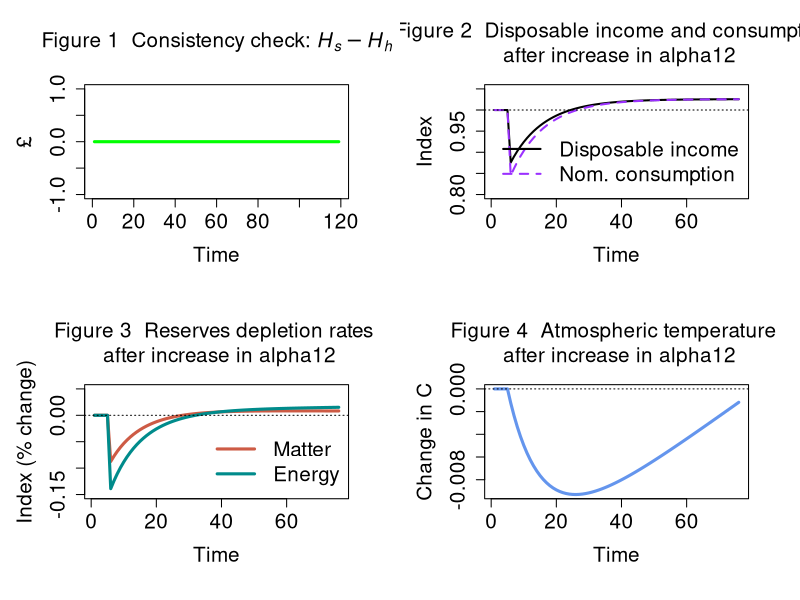

Write the R code that produced this figure.
# IO-SFC MODEL (BASED ON MODEL PC) + ECOSYSTEM + EXPERIMENT

# Created by Marco Veronese Passarella

# Version: 25 June 2024; revised: 25 June 2024

### PREPARE THE ENVIRONMENT ################################################################################

#Clear Environment
rm(list=ls(all=TRUE))

#Clear Plots
if(!is.null(dev.list())) dev.off()

#Clear Console
cat("\014")

#Set directory/folder
#setwd("C:/Users/...")

#set number of periods
nPeriods = 120

#Set number of scenarios
nScenarios = 2 

#Set number of industries ***
nIndustries = 2

### SET THE COEFFICIENTS (EXOGENOUS VARIABLES AND PARAMETERS) ################################################################################

alpha10 = 0.8 #Autonomous component of propensity to consume out of income
alpha11 = 8 #Interest rate elasticity of propensity to consume out of income (minus sign)
alpha2 = 0.4 #Propensity to consume out of wealth
w = 0.4 #Uniform wage rate
mu = 0.875 #Uniform mark-up
pr1 = 1 #Labour productivity in industry 1
pr2 = 1 #Labour productivity in industry 2
lambda0 = 0.635 #Autonomous share of bills
lambda1 = 5 #Elasticity of bills demand to interest rate
lambda2 = 0.01 #Elasticity of bills demand to yd/v
theta = 0.2 #Tax rate on income
r_bar=matrix(data=0.025,nrow=nScenarios,ncol=nPeriods) #Interest rate as policy instrument
beta1_c_bar = 0.50 #Household consumption share of product 1
beta2_c_bar = 0.50 #Household consumption share of product 2
beta1_g_bar = 0.48 #Government consumption share of product 1
beta2_g_bar = 0.52 #Government consumption share of product 2
a11 = 0.11 #Quantity of product 1 necessary to produce one unit of product 1
a12 = 0.12 #Quantity of product 1 necessary to produce one unit of product 2
a21 = 0.21 #Quantity of product 2 necessary to produce one unit of product 1
a22 = 0.22 #Quantity of product 2 necessary to produce one unit of product 2

#Tip: try 0.12, 0.12, 0.20, 0.20 for unit prices

### CREATE VARIABLES AND ATTRIBUTE INITIAL VALUES ################################################################################

#Use 'array' function to create 3-dimension variables
x=array(data=0,dim=c(nScenarios,nPeriods,nIndustries)) #Gross output by industry (real)
d=array(data=0,dim=c(nScenarios,nPeriods,nIndustries)) #Demand by industry (real)
beta_c=array(data=0,dim=c(nScenarios,nPeriods,nIndustries)) #Real consumption composition
beta_g=array(data=0,dim=c(nScenarios,nPeriods,nIndustries)) #Real government expenditure composition
p=array(data=1,dim=c(nScenarios,nPeriods,nIndustries)) #Unit prices

#Create matrix of coefficients
A=matrix(data=0,nrow=nIndustries,ncol=nIndustries) #2D matrix of technical coefficients
I = diag(x=1, nrow=nIndustries, ncol=nIndustries) #2D diagonal matrix
A4=array(data=0,dim=c(nScenarios,nPeriods,nIndustries,nIndustries)) #4D matrix of technical coefficients

#Other 2-dimension variables
alpha1=matrix(data=alpha10-alpha11*r_bar,nrow=nScenarios,ncol=nPeriods) #Propensity to consume out of income
b_cb=matrix(data=0,nrow=nScenarios,ncol=nPeriods) #Government bills held by Central Bank
b_h=matrix(data=0,nrow=nScenarios,ncol=nPeriods) #Government bills held by households
b_s=matrix(data=0,nrow=nScenarios,ncol=nPeriods) #Government bills supplied by government
h_h=matrix(data=0,nrow=nScenarios,ncol=nPeriods) #Cash money held by households
h_s=matrix(data=0,nrow=nScenarios,ncol=nPeriods) #Cash money supplied by central bank
r=matrix(data=r_bar,nrow=nScenarios,ncol=nPeriods) #Interest rate on government bills
t=matrix(data=0,nrow=nScenarios,ncol=nPeriods) #Taxes
v=matrix(data=0,nrow=nScenarios,ncol=nPeriods) #Households wealth
yd=matrix(data=0,nrow=nScenarios,ncol=nPeriods) #Disposable income of households
cons=matrix(data=0,nrow=nScenarios,ncol=nPeriods) #Consumption (real)
g=matrix(data=20,nrow=nScenarios,ncol=nPeriods) #Government expenditure (real)
y=matrix(data=0,nrow=nScenarios,ncol=nPeriods) #Value of net output (GDP)
p_c=matrix(data=1,nrow=nScenarios,ncol=nPeriods) #Average price for the consumers
p_g=matrix(data=1,nrow=nScenarios,ncol=nPeriods) #Average price for the government
infl=matrix(data=1,nrow=nScenarios,ncol=nPeriods) #Inflation tax (see Godley and Lavoie, 9.2.4 and 9.3.1)

### Ecosystem variables and coefficients ################################################################################

#Variables
x_mat = matrix(data=0,nrow=nScenarios,ncol=nPeriods) #Production of material goods 
mat = matrix(data=0,nrow=nScenarios,ncol=nPeriods) #Extracted matter  
rec = matrix(data=0,nrow=nScenarios,ncol=nPeriods) #Recycled socio-economic stock  
dis = matrix(data=0,nrow=nScenarios,ncol=nPeriods) #Discarded socioeconomic stock            
kh = matrix(data=0,nrow=nScenarios,ncol=nPeriods) #Socio-economic stock       
en = matrix(data=0,nrow=nScenarios,ncol=nPeriods) #Total energy required for production
ren = matrix(data=0,nrow=nScenarios,ncol=nPeriods) #Renewable energy
nen = matrix(data=0,nrow=nScenarios,ncol=nPeriods) #Non-renewable energy                         
co2_cum = matrix(data=0,nrow=nScenarios,ncol=nPeriods) #Cumulative emissions
wa = matrix(data=0,nrow=nScenarios,ncol=nPeriods) #Waste by industry
temp = matrix(data=0,nrow=nScenarios,ncol=nPeriods) #Atmospheric temperature 
k_m=matrix(data=6000,nrow=nScenarios,ncol=nPeriods) #Matter reserves
conv_m=matrix(data=0,nrow=nScenarios,ncol=nPeriods) #Conversion of matter resources into reserves
res_m=matrix(data=388889,nrow=nScenarios,ncol=nPeriods) #Matter resources
k_e=matrix(data=37000,nrow=nScenarios,ncol=nPeriods) #Energy reserves
conv_e=matrix(data=0,nrow=nScenarios,ncol=nPeriods) #Conversion of energy resources into reserves
res_e=matrix(data=542000,nrow=nScenarios,ncol=nPeriods) #Energy resources
dc = array(data=0,dim=c(nScenarios,nPeriods,nIndustries)) #Stock of durable goods by industry/product
emis = matrix(data=0,nrow=nScenarios,ncol=nPeriods) #Annual emissions by industry
cen=matrix(data=0,nrow=nScenarios,ncol=nPeriods) #Carbon mass of energy
o2= matrix(data=emis-cen,nrow=nScenarios,ncol=nPeriods) #Mass of oxygen 

#Coefficients
rho_dis = 0.2 #Recycling rate
beta_e = 0.07 #CO2 intensity of non-renewable energy sources
tcre=0.0001 #Transient climate response to cumulative carbon emissions
fnc=0.5 #Non-CO2 fraction of total anthropocentric forcing
sigma_m=0.0005 #Conversion rate of matter resources into reserves
car=3.67 #Coefficient converting Gt of carbon into Gt of CO2
sigma_e=0.003 #Conversion rate of energy resources into reserves
mu_mat = matrix(data=c(0.4,0.6),nrow=nIndustries,ncol=1) #Material intensity coefficients by industry
zeta_dc = matrix(data=c(0.015,0.025),nrow=nIndustries,ncol=1) #Percentages of discarded socio-economic stock by industry
eps_en = matrix(data=c(4,6),nrow=nIndustries,ncol=1) #Energy intensity coefficients by industry                                          
eta_en = matrix(data=c(0.13,0.15),nrow=nIndustries,ncol=1) #Shares of renewable energy in total energy by industry       
alpha12=matrix(data=4,nrow=nScenarios,ncol=nPeriods) #Temperature elasticity of propensity to consume out of income

### RUN THE MODEL ################################################################################

#DEFINE THE LOOPS

#Choose scenario
for (j in 1:nScenarios){
  
  #Define time loop
  for (i in 2:nPeriods){
    
    #Define iterations
    for (iterations in 1:100){
      
      
      #ADD ALTERNATIVE SCENARIOS  
      
      #Shock 1: higher temperature elasticity of propensity to consume out of income
      if (i>=50 && j==2){alpha12[j,i]=16}
      
      
      #DEFINE THE SYSTEM OF EQUATIONS        
      
      
      ## A) Define the matrix of technical coefficients ####
      
      #4D matrix of technical coefficients
      A4[j,i,,]=c(a11,a21,a12,a22)                   
      
      #2D matrix of technical coefficients
      A = A4[j,i,,]          
      
      
      ## B) Define consumption shares ####
      
      #Household real consumption share of product 1 - eq. 13.1
      beta_c[j,i,1]=beta1_c_bar
      
      #Household real consumption share of product 2 - eq. 13.2
      beta_c[j,i,2]=beta2_c_bar
      
      #Government real consumption share of product 1 - eq. 14.1
      beta_g[j,i,1]=beta1_g_bar
      
      #Government real consumption share of product 2 - eq. 14.2
      beta_g[j,i,2]=beta2_g_bar
      
      
      ## C) Define input-output structure ####
      
      #Real final demand vector by industry - eq. 15
      d[j,i,] = beta_c[j,i,]*cons[j,i] + beta_g[j,i,]*g[j,i]
      
      #Real gross output by industry  - eq. 16
      x[j,i,] = solve(I-A) %*% d[j,i,]
      
      #Value of net output (GDP)  - eq. 1.A
      y[j,i] = t(p[j,i,]) %*% d[j,i,]
      
      
      ## D) Set prices ####
      
      #Set unit price of output of industry 1 - eq. 17.1
      p[j,i,1] = (w/pr1) + (p[j,i,1]*A[1] + p[j,i,2]*A[2])*(1 + mu) 
      
      #Set unit price of output of industry 2 - eq. 17.2  
      p[j,i,2] = (w/pr2) + (p[j,i,1]*A[3] + p[j,i,2]*A[4])*(1 + mu) 
      
      #Average price for the consumers - eq. 18
      p_c[j,i] = t(p[j,i,]) %*% beta_c[j,i,]
      
      #Average price for the government - eq. 19
      p_g[j,i] = t(p[j,i,]) %*% beta_g[j,i,]
      
      
      ## E) Households' behaviour ####
      
      #Disposable income - eq. 2
      yd[j,i] = y[j,i] - t[j,i] + r[j,i-1]*b_h[j,i-1]
      
      #Wealth accumulation - eq. 4 
      v[j,i] = v[j,i-1] + (yd[j,i] - p_c[j,i]*cons[j,i])
      
      #Real consumption function with no monetary illusion - eq. 5.A.1 
      cons[j,i] = alpha1[j,i]*((yd[j,i]/p_c[j,i])-infl[j,i]) + alpha2*v[j,i-1]/p_c[j,i-1]
      
      #Inflation tax for households - eq. 5.A.1
      infl[j,i] = ((p_c[j,i]-p_c[j,i-1])/p_c[j,i-1])*(v[j,i-1]/p_c[j,i])
      
      #Endogenous propensity to consume out of income  - eq. 12
      #alpha1[j,i] = alpha10 - alpha11*r[j,i]
      
      
      ## F) Portfolio equations ####
      
      #Demand for cash money - eq. 6
      h_h[j,i] = v[j,i] - b_h[j,i]
      
      #Demand for government bills - eq. 7
      b_h[j,i] = v[j,i]*(lambda0 + lambda1*r[j,i] - lambda2*(yd[j,i]/v[j,i]))
      
      
      ## G) Government ####
      
      #Tax payments - eq. 3 
      t[j,i] = theta*(y[j,i] + r[j,i-1]*b_h[j,i-1])
      
      #Supply of government bills - eq. 8
      b_s[j,i] = b_s[j,i-1] + ( p_g[j,i]*g[j,i] + r[j,i-1]*b_s[j,i-1]) - (t[j,i] + r[j,i-1]*b_cb[j,i-1])
      
      
      ## H) Central bank ####
      
      #Supply of cash - eq. 9
      h_s[j,i] = h_s[j,i-1] + b_cb[j,i] - b_cb[j,i-1]
      
      #Government bills held by the central bank - eq. 10
      b_cb[j,i] = b_s[j,i] - b_h[j,i]
      
      #Interest rate as policy instrument - eq. 11
      r[j,i] = r_bar[j,i]
      
      
      ## I) Ecosystem ####
      
      #Extraction of matter and waste
      
      #Production of material goods 
      x_mat[j,i] = t(mu_mat[,]) %*% x[j,i,]
      
      #Extraction of matter                                       
      mat[j,i] = x_mat[j,i] - rec[j,i]                                             
      
      #Recycled matter (of socioeconomic stock + industrial waste)
      rec[j,i] = rho_dis*dis[j,i]         
      
      #Discarded socioeconomic stock            
      dis[j,i] = t(mu_mat[,]) %*% (zeta_dc[,] * dc[j,i-1,])
      
      #Stock of durable consumption goods                 
      dc[j,i,] = dc[j,i-1,] + beta_c[j,i,]*cons[j,i] - zeta_dc[,] * dc[j,i-1,]    
      
      #Socioeconomic stock
      kh[j,i] = kh[j,i-1] + x_mat[j,i] - dis[j,i]       
      
      #Wasted socio-economic stock
      wa[j,i] = mat[j,i] - (kh[j,i]-kh[j,i-1])                                                                     
      
      
      #Use of energy, emissions and temperature
      
      #Energy required for production
      en[j,i] = t(eps_en[,]) %*% x[j,i,]                                          
      
      #Renewable energy at the end of the period
      ren[j,i] = t(eps_en[,]) %*% (eta_en[,]*x[j,i,])                         
      
      #Non-renewable energy
      nen[j,i] = en[j,i] - ren[j,i]                                                
      
      #C02 emissions
      emis[j,i] = beta_e*nen[j,i]   
      
      #Cumulative emissions
      co2_cum[j,i] = co2_cum[j,i-1] + emis[j,i]
      
      #Atmospheric temperature 
      temp[j,i] = (1/(1-fnc))*tcre*(co2_cum[j,i])
      
      
      #Resources and reserves  
      
      #Stock of material reserves
      k_m[j,i] = k_m[j,i-1] + conv_m[j,i] - mat[j,i]                      
      
      #Material resources converted to reserves 
      conv_m[j,i] = sigma_m*res_m[j,i]                                    
      
      #Stock of material resources
      res_m[j,i] = res_m[j,i-1] - conv_m[j,i]                            
      
      #Carbon mass of non-renewable energy 
      cen[j,i] = emis[j,i]/car                                            
      
      #Mass of oxygen 
      o2[j,i] = emis[j,i] - cen[j,i]                                      
      
      #Stock of energy reserves
      k_e[j,i] = k_e[j,i-1] + conv_e[j,i] - en[j,i]                       
      
      #Energy resources converted to reserves 
      conv_e[j,i] = sigma_e*res_e[j,i]                                    
      
      #Stock of energy resources
      res_e[j,i] = res_e[j,i-1] - conv_e[j,i]                             
      
      
      #Climate related damages / changes
      
      #Endogenous propensity to consume out of income
      alpha1[j,i] = alpha10 - alpha11*r[j,i] - alpha12[j,i] * (temp[j,i] - temp[j,i-1])   
      
      #Tip 1: try also beta_c[j,i,1] = beta0 + beta1 * temp[j,i-1]
      
      #Tip 2: we can connect waste accumulation with other variables...
      
    }
    
  }
}

### CONSISTENCY CHECK (REDUNDANT EQUATION) AND PLOTS ################################################################################

#Define layout
layout(matrix(c(1,2,3,4), 2, 2, byrow = TRUE))
par(mar = c(5.1+1, 4.1+1, 4.1+1, 2.1+1))

#Figure 1: redundant equation
plot(h_s[2,2:nPeriods]-h_h[2,2:nPeriods], type="l", col="green",lwd=3,lty=1,font.main=1,cex.main=1.5,
     main=expression("Figure 1  Consistency check: " * italic(H[phantom("")]["s"]) - italic(H[phantom("")]["h"])),
     cex.axis=1.5,cex.lab=1.5,ylab = '\u00A3',
     xlab = 'Time',ylim = range(-1,1))

#Figure 2: disposable income and consumption after increase in temperature elasticity of consumption
plot(yd[2,45:nPeriods]/yd[1,45:nPeriods],type="l", col=1, lwd=2, lty=1, font.main=1,cex.main=1.5,
     main="Figure 2  Disposable income and consumption \n after increase in alpha12",
     ylab = 'Index',xlab = 'Time',ylim = range(0.8,1.05),
     cex.axis=1.5,cex.lab=1.5)
lines((cons[2,45:nPeriods]*p_c[2,45:nPeriods])/(cons[1,45:nPeriods]*p_c[1,45:nPeriods]),type="l",lwd=2,lty=2,col="purple1")
legend("bottomright",c("Disposable income","Nom. consumption"),  bty = "n",
       cex=1.5, lty=c(1,2), lwd=c(2,2), col = c(1,"purple1"), box.lty=0)
abline(h=1,col=1,lty=3)

#Figure 3: reserves depletion rates after increase in temperature elasticity of consumption 
plot(100*(mat[2,45:nPeriods]/k_m[2,44:(nPeriods-1)])-100*(mat[1,45:nPeriods]/k_m[1,44:(nPeriods-1)]),type="l",
     col="coral3", lwd=3, lty=1, font.main=1,cex.main=1.5,
     main="Figure 3  Reserves depletion rates \n after increase in alpha12",
     ylab = 'Index (% change)',xlab = 'Time',cex.axis=1.5,cex.lab=1.5,ylim=range(-0.15,0.05))
lines(100*(en[2,45:nPeriods]/k_e[2,44:(nPeriods-1)])-100*(en[1,45:nPeriods]/k_e[1,44:(nPeriods-1)]),col="cyan4", lwd=3, lty=1)
legend("bottomright",c("Matter","Energy"),  bty = "n",
       cex=1.5, lty=c(1,1), lwd=c(3,3), col = c("coral3","cyan4"), box.lty=0)
abline(h=0,col=1,lty=3)

#Figure 4: atmospheric temperature after increase in temperature elasticity of consumption 
plot(temp[2,45:nPeriods]-temp[1,45:nPeriods],type="l",
     col="cornflowerblue", lwd=3, lty=1, font.main=1,cex.main=1.5,
     main="Figure 4  Atmospheric temperature \n after increase in alpha12",
     ylab = 'Change in C',xlab = 'Time',cex.axis=1.5,cex.lab=1.5)
abline(h=0,col=1,lty=3)

